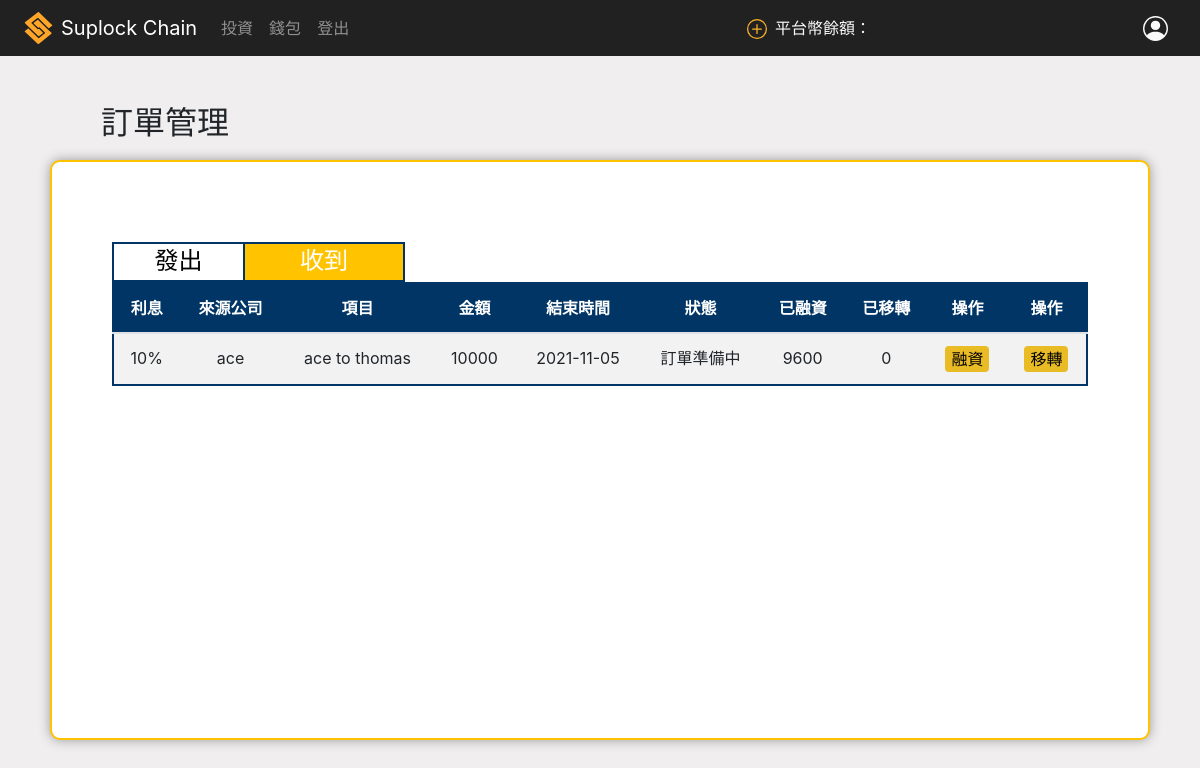
/company_orders_rec/ (signed in), run on an earlier commit of the app's database.
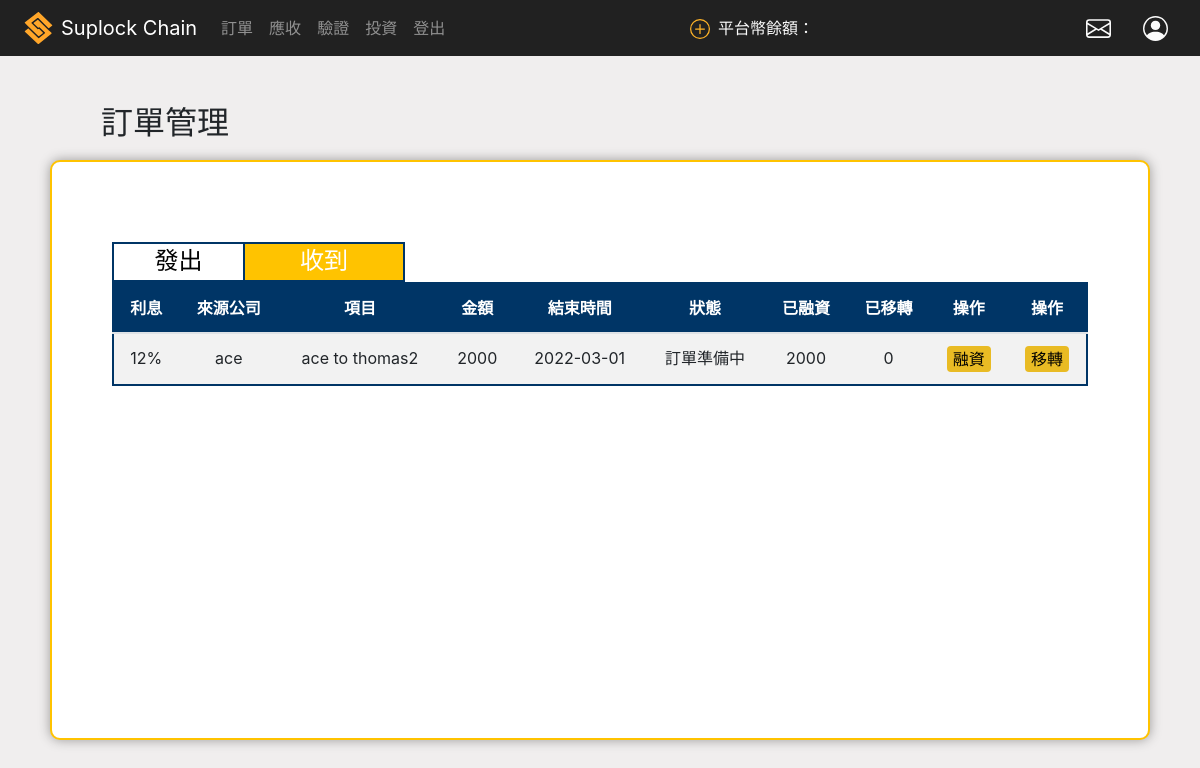
And on a later commit of the database.
### core/models.py (models this page shows)
class TokenB(models.Model):
    amount = models.CharField(max_length=100, null=True, blank=True) ##tokenB金額
    class_type = models.IntegerField(choices=CLASS_CHOICES, null=True, blank=True) ##tokenB (應收, 訂單, 移轉, 貸款)
    token_id = models.CharField(max_length=100, null=True, blank=True) ## tokenB的id, 因為太長所以用charfield
    interest = models.IntegerField(null=True, blank=True)
    date_span = models.IntegerField(null=True, blank=True)
    transfer_count = models.IntegerField(null=True, blank=True) ##移轉次數
    initial_order = models.ForeignKey(Company_orders, on_delete=models.CASCADE, related_name='initial_order', null=True,  blank=True) #指向最一開始的訂單
    pre_company = models.ForeignKey(Company,on_delete=models.CASCADE ,related_name='pre_company', null=True,  blank=True)
    curr_company = models.ForeignKey(Company,on_delete=models.CASCADE ,related_name='curr_company', null=True,  blank=True)
    transactionHash = models.CharField(max_length=66, null=True, blank=True)
    tokenB_balance = models.DecimalField(max_digits=12, decimal_places=0 , default=0, blank=True)##tokenB可使用餘額
    already_transfer = models.DecimalField(max_digits=12, decimal_places=0,  default=0,  blank=True)## 已移轉amount
    already_loan = models.DecimalField(max_digits=12, decimal_places=0 , default=0,   blank=True)## 已借款amount
    state = models.IntegerField(choices=LOAN_STATE, null=True, blank=True)

class Company(models.Model):
    user = models.OneToOneField(User, on_delete=models.CASCADE) ## user foriegn key
    uni_num = models.CharField(max_length=100) ##統一編號
    public_address = models.CharField(max_length=42) ##公鑰
    core = models.BooleanField() #是否為核心企業
    amount_a = models.DecimalField(max_digits=12, decimal_places=1, null=True) #核心企業token_A數量
    amount_865 = models.DecimalField(max_digits=12, decimal_places=0, null=True) #核心企業平台幣數量
    create_time = models.DateTimeField(auto_now_add= True) #進入時間
    contract_address = models.CharField(max_length=42,null=True,blank=True) ##合約地址
    company_type = models.CharField(max_length=42,null=True,blank=True) #行業別
    capital = models.DecimalField(max_digits=12, decimal_places=0, null=True) #資本額
    chairman = models.CharField(max_length=42,null=True,blank=True) #董事長
    company_location =  models.CharField(max_length=42,null=True,blank=True) #公司地址
    supervisor = models.CharField(max_length=42,null=True,blank=True) #登記機關
    establish_date = models.CharField(max_length=42,null=True,blank=True) #成立日期
    responsible_person = models.CharField(max_length=42,null=True,blank=True) #負責人
    image = models.ImageField(upload_to='static/image/', blank=True, null=True)  ##logo

class Company_orders(models.Model):
    send_company = models.ForeignKey(Company,on_delete=models.CASCADE ,related_name='send_company') ## 一個發出Company 對多 orders
    receive_compamy = models.ForeignKey(Company,on_delete=models.CASCADE ,related_name='receive_comapny') ## 一個接收Company 對多 orders
    product  = models.CharField(max_length=40) ##訂單項目
    price = models.IntegerField(null=True, blank=True) ##訂單價格
    start_date = models.DateField(auto_now_add = True ,null=True) ## 發起時間
    end_date = models.DateField() ## 結束時間
    state = models.IntegerField(choices=STATE_CHOICES, default=1) ##狀態
    rate = models.IntegerField(choices=RATE_CHOICES, null=True,  blank=True) ##利息
    transactionHash = models.CharField(max_length=66, null=True, blank=True)
    quantity = models.IntegerField(null=True, blank = True) ##數量 onlyfor 驗證
    class_type = models.IntegerField(choices=CLASS_CHOICES_2000, null=True, blank=True) ##tokenB (應收, 訂單, 移轉, 貸款)

### core/views.py (the view, shortened to what this page needs)
# urls.py: path('company_orders_rec/',views.company_order_rec.as_view(), name='company_orders_rec'),
@method_decorator(login_required, name='dispatch')
class company_order_rec(generic.ListView):
    model = TokenB
    template_name = 'company_orders_rec.html'
    context_object_name = 'rec_orders'
    paginate_by = 6
    def get_queryset(self):
        user = self.request.user
        company = Company.objects.get(user = user)
        company_orders_rec = Company_orders.objects.filter(state = 2) ##找出應收
        tokenB_is_company_orders_rec = TokenB.objects.filter(Q(initial_order__in = company_orders_rec) & Q(curr_company = company) & (Q(class_type = 2) | Q(class_type =3))).order_by('date_span')
        return  tokenB_is_company_orders_rec
    def get_context_data(self, **kwargs):
        _company_list = []
        context =  super(company_order_rec,self).get_context_data(**kwargs)
        user = self.request.user
        company_list = list(Company.objects.all())
        for com in company_list:
            _company_list.append(com.user.username)
        form = companyListForm(data_list = _company_list)
        context['form'] = form
        return context

### core/forms.py
class companyListForm(forms.Form):
    optype = forms.CharField(required=True)
    bToC_TOKENB_id = forms.CharField(required=True)
    bToC_interest = forms.CharField(required=True)
    bToC_id = forms.CharField(required=True)
    bToC_from_company_name = forms.CharField(required=True)
    bToC_to_company_name = forms.CharField(required=True)
    bToC_price = forms.CharField(required=True)
    rate = forms.ChoiceField(choices = RATE_CHOICES ,widget = forms.Select) ##only for 應收移轉
    def __init__(self, *args, **kwargs):
        _company_list = kwargs.pop('data_list', None)
        super(companyListForm, self).__init__(*args, **kwargs)
        self.fields['bToC_to_company_name'].widget = ListTextWidget(data_list=_company_list, name='bToC_to_company_name')

### core/fields.py (called while the page is built)
    def render(self, name, value, attrs=None, renderer=None):
        text_html = super(ListTextWidget, self).render(name, value, attrs=attrs)
        data_list = '<datalist id="list_%s">' % self._name
        for item in self._list:
            data_list += '<option value="%s">' % item
        data_list += '</datalist>'
        return (text_html + data_list)

### core/templatetags/auth_extras.py (called while the page is built)
@register.filter(name='has_group')
def has_group(user, group_name):
    return user.groups.filter(name=group_name).exists()

### core/templates/company_orders_rec.html (shortened to what this page needs)
<!DOCTYPE html>
<html lang="en">
<head>
    {% include 'nav_login.html' %}
    {% load static %}
    <link rel="stylesheet" href="{%static 'css/company_orders.css' %}">
</head>
<body>
<main class="main_content" id="fade">
    <div class='content_title'>
        <h2>訂單管理</h2>
    </div>
    <div class="outer">
        <div class="table_above_tag">
            <a class='send_btn' id='clicked_1' href="{% url 'company_orders' %}">
                <h2 class="send_order" >發出</h2>
            </a>
            <div class='recieve_btn' id= 'clicked_2'>
                <h2 class="send_order" >收到</h2>
            </div>
        </div>
        <div class="ordersTable" >
            <table class="table table-striped" id="rec_table">
                <thead>
                    <tr>
                        <th>利息</th>
                        <th>來源公司</th>
                        <th>項目</th>
                        <th>金額</th>
                        <th>結束時間</th>
                        <th>狀態</th>
                        <th>已融資</th>
                        <th>已移轉</th>
                        <th>操作</th>
                        <th>操作</th>
                    </tr>
                </thead>
                <tbody>
                    {% for order in rec_orders %}
                    <tr name='make_id' class="tr_height">
                            <td name = 'percent'>{{order.interest}}%</td>
                            <td>{{order.pre_company.user}}</td>
                            <td>{{order.initial_order.product}}</td>
                            <td>{{order.amount}}</td>
                            <td>{{order.initial_order.end_date|date:'Y-m-d'}}</td>
                            <td>{{order.initial_order.get_state_display}}</td>
                            <td>{{order.already_loan}}</td>
                            <td>{{order.already_transfer}}</td>
                            <td><button type="button" class="pop_loan_btn">融資</button></td>
                            <td><button type="button" class="pop_bToC_btn">移轉</button></td>
                    </tr>
                    {% endfor %}
                </tbody>
            </table>
            <div class='paginator'>
            </div>
        </div>
    </div>
</main>
</body>
</html>

### core/templates/nav_login.html (shortened to what this page needs)
<!DOCTYPE html>
<html lang="en">
<head>
    {% load static %}
    {% load notifications_tags %}
    {% load auth_extras %}
    <link href="https://cdnjs.cloudflare.com/ajax/libs/font-awesome/5.12.1/css/all.min.css" rel="stylesheet"/>
    <link href="https://stackpath.bootstrapcdn.com/bootstrap/4.4.1/css/bootstrap.min.css" rel="stylesheet"/>
    <link rel="stylesheet" href="https://maxcdn.bootstrapcdn.com/bootstrap/4.0.0/css/bootstrap.min.css"
>
    <link rel="stylesheet" href="{%static 'css/navbar.css' %}">
</head>
<body>
    <nav class="navbar navbar-expand-lg navbar-dark" id = 'navbar'>
        <i class="fab fa-staylinked fa-2x" id='figure1'></i>
        <a class="navbar-brand" href=" {% if request.user|has_group:'firm' %} {% url 'company_index' %}{% else %}{% url 'invest_index' %} {% endif %}  ">Suplock Chain</a>
            <ul class="navbar-nav mr-auto">
            {% if request.user.is_authenticated %}
                {% if request.user|has_group:"firm" %}
                 <li class="nav-item" id = 'i1'>
                    <a class="nav-link" href= "{% url 'company_orders' %}" >訂單</a>
                </li>
                <li class="nav-item" id = 'i2'>
                    <a class="nav-link" href="{% url 'company_account_pay' %}">應收<span class="sr-only">(current)</span></a>
                </li>
                <li class="nav-item" id = 'i3'>
                    <a class="nav-link" href="{% url 'verification_ERP' %}">驗證</a>
                </li>
                <li class="nav-item" id = 'i4'>
                    <a class="nav-link" href="{% url 'invest_index' %}">投資</a>
                </li>
                <li class="nav-item">
                    <a class="nav-link" href="{% url 'logout' %}">登出</a>
                </li>
                {% else %}
                <li class="nav-item" id = 'i4'>
                    <a class="nav-link" href="{% url 'invest_index' %}">投資</a>
                </li>
                <li class="nav-item" id = 'i4'>
                    <a class="nav-link" href="{% url 'invest_wallet' %}">錢包</a>
                </li>
                <li class="nav-item">
                    <a class="nav-link" href="{% url 'logout' %}">登出</a>
                </li>
                {% endif %}
            </ul>
                <div class="rightbar" >
                    <a class="" href = "{% url 'add_erc865' %}" ><img id = "plus"  src="{%static 'icon/plus-circle.svg' %}" ></a>
                    <label for = 'input_remain' class="ml-1 mr-1" id = "remain">平台幣餘額：</label>
                    <input id="input_remain" type="text" disabled>
                    {% if request.user|has_group:"firm" %}
                    {% notifications_unread as unread_count %}
                    {% if unread_count > 0 %}
                    <a href = "{% url 'my_notification' %}" class="icon-badge-container mx-3">
                        <i style = "color:white;" class="far fa-envelope-open icon-badge-icon"></i>
                        <div class="icon-badge">{% notifications_unread %}</div>
                    </a>
                    {% else %}
                    <a class=" mx-3 " href = "{% url 'my_notification' %}" ><img id="message"  src="{%static 'icon/envelope.svg' %}" ></a>
                    {% endif %}
                    <a class=" mx-3 " href = "{% url 'company_index' %}" ><img id="user" src="{%static 'icon/person-circle.svg' %}"></a>
                    {% else %}
                    <a class=" mx-3 " href = "{% url 'invest_wallet' %}" ><img id="user" src="{%static 'icon/person-circle.svg' %}"></a>
                    {% endif %}
                </div>
            {% endif %}
    </nav>
</body>
</html>

### static/css/navbar.css (style rules this page uses)
#figure1 { width: 45px; animation:0ms; -webkit-animation:rotateImg 3s linear infinite; vertical-align: middle; filter: invert(66%) sepia(96%) saturate(470%) hue-rotate(338deg) brightness(105%) contrast(101%); }
#user { filter: invert(84%) sepia(100%) saturate(5945%) hue-rotate(186deg) brightness(130%) contrast(96%); width: 25px; height: 25px; }
#message { filter: invert(84%) sepia(100%) saturate(5945%) hue-rotate(186deg) brightness(130%) contrast(96%); width: 25px; height: 25px; }
#remain { color:#FAFAFA; }
#plus { filter: invert(66%) sepia(96%) saturate(470%) hue-rotate(338deg) brightness(105%) contrast(101%); margin-right: 4px; width: 20px; height: 20px; margin-bottom: 1px; }
#navbar { background-color: #212121; }
.rightbar { display: flex; flex-direction: row; justify-content: flex-start; align-items: center; }
label { margin-top: .5em; }
#input_remain { width: auto; background-color:#212121; color: white; border: none; }

### static/css/company_orders.css (style rules this page uses)
a { background-color: transparent ; color: #003566; }
input { background-color: white; }
body { background-color: rgb(240, 238, 238) }
.main_content { display: flex; flex-direction: column; justify-content: flex-start; align-items: center; }
.outer { padding-left: 5%; padding-right: 5%; padding-bottom: 5%; border: 2px solid #ffc300; border-radius: 10px; width :1100px; margin-top: 10px; display: flex; flex-direction: column; justify-content: flex-start; box-shadow:0px 0px 12px rgb(155, 154, 154); height : 580px; background-color: white; }
.content_title { margin-top: 6vh; transform: translateX(-435px); }
.send_btn { width: 60%; height: 100%; border: 2px solid #003566; text-align: center; display: flex; flex-direction: column; justify-content: center; cursor: pointer; transition: 200ms ease-in-out; color: white; background-color:#ffc300;; }
.recieve_btn { width: 50%; height: 100%; border: 2px solid #003566; text-align: center; display: flex; flex-direction: column; justify-content: center; cursor: pointer; border-left: none; transition: 200ms ease-in-out; color: black; }
.send_order { font-size: 1.5em; margin-top: 0.25em; }
.ordersTable { justify-content: center; align-items: center; }
table { border: 2px solid #003566; }
thead { background-color:#003566 ; color: white; }
tr { text-align: center; border-bottom:2px solid #003566; cursor: pointer; max-height: 10px !important; }
.table_above_tag { width: 30%; height: 40px; display: flex; flex-direction: row; justify-content: flex-start; align-items: flex-end; margin-top: 80px; }
.paginator { width: 100%; height: 40px; display: flex; flex-direction: row; justify-content: center; align-items: center; }
.pop_loan_btn { padding-left: 6px; padding-right: 6px; border :none; background: #e9bb24; border-radius: 4px; transition: all 200ms ease-out; }
.pop_bToC_btn { padding-left: 6px; padding-right: 6px; border :none; background: #e9bb24; border-radius: 4px; transition: all 200ms ease-out; }

### core/templates/company_orders_rec.html (style rules this page uses)
.send_btn { width: 50%; background-color: white; color: black; }
.recieve_btn { width: 60%; color: white; background-color:#ffc300;; }

What changed in the data, as far as the page shows it:
removed TokenB: interest "10", pre_company.user "ace", initial_order.product "ace to thomas", amount "10000", initial_order.end_date "2021-11-05", initial_order.state "訂單準備中", already_loan "9600", already_transfer "0"
added TokenB: interest "12", pre_company.user "ace", initial_order.product "ace to thomas2", amount "2000", initial_order.end_date "2022-03-01", initial_order.state "訂單準備中", already_loan "2000", already_transfer "0"
Also different on the page:
text no longer shown: "錢包"
text now shown: "訂單 應收 驗證"
